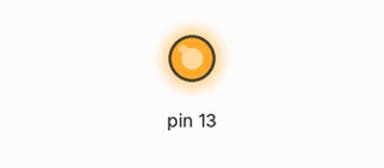
Recording of a sketch running on a simulated Arduino Uno, built with avr-gcc and run on an emulated ATmega328P. On the bench: output pins drawn as LEDs (lit = HIGH).

Above: at 0.15 s.
At 29.5 s:
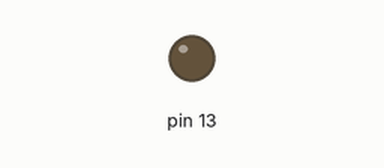
Timing chart, 0 to 30.4 s (numbered marks = the images above):
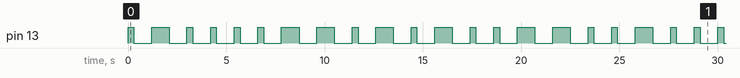

Measured:
- by itself, pin 13: moves between LOW and HIGH, repeating every 23.4 s
- by itself, everything shown: repeats every 23.4 s, in 32 steps

The sketch:

sketch_dec05a.ino
```cpp
void setup() {
  pinMode(13,OUTPUT);

}

void loop() {
  int v[]={0,1,0,0,0,0,1,1,0,1,0,1,0,0,1,1,0};
  for(int i=0; i<sizeof(v)/sizeof(int); i++){
    if(v[i]==0){
      digitalWrite(13,HIGH);
      delay(300);
    }
    if(v[i]==1){
      digitalWrite(13,HIGH);
      delay(900);
    }
    digitalWrite(13,LOW);
    delay(900);
  }
}
```
